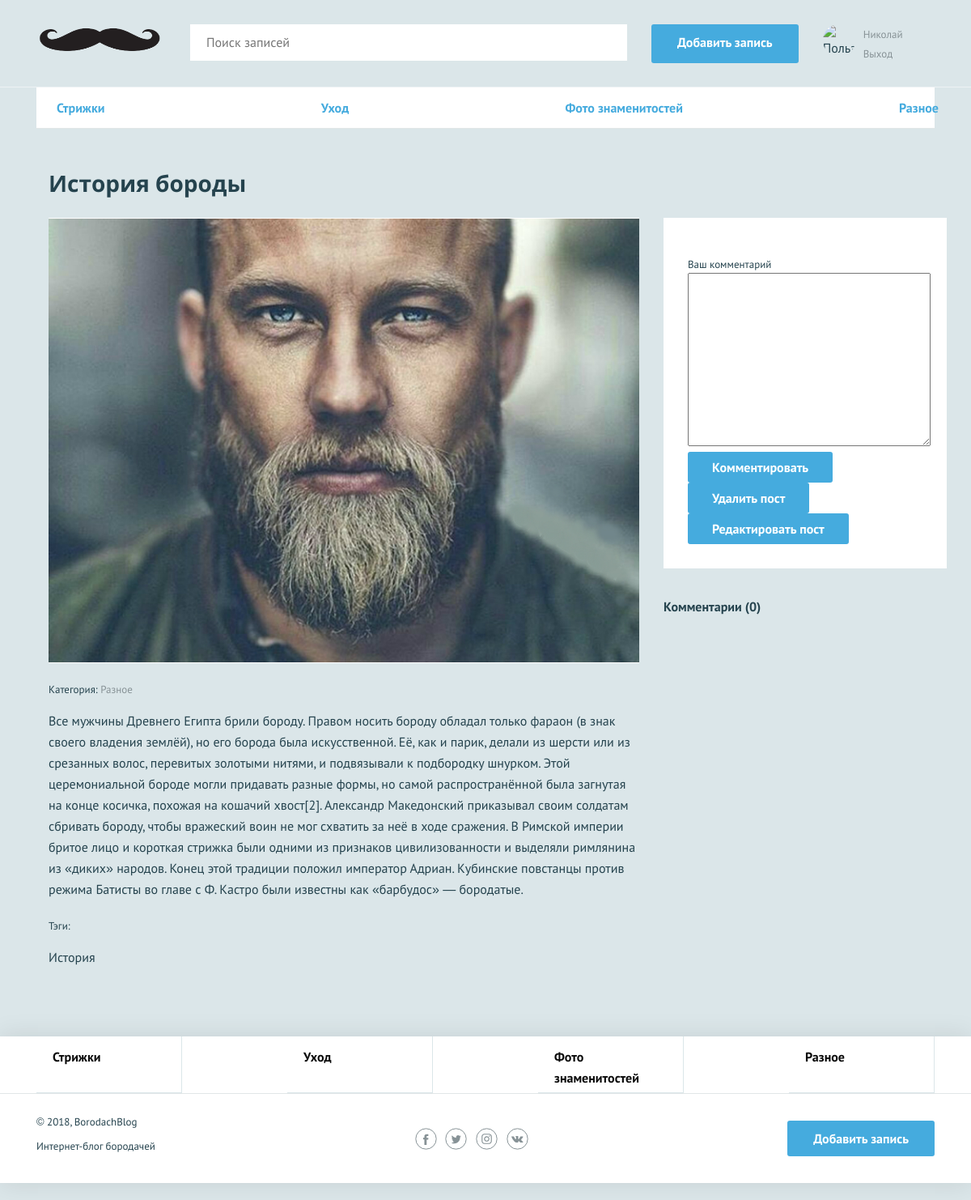
Screenshot of /post.php?id=1 (signed in) with the database file from the repository.
### tables this page shows
CREATE TABLE `categories` (
  `id` int(11) NOT NULL,
  `category_name` text NOT NULL
);

CREATE TABLE `post` (
  `id` int(11) NOT NULL,
  `creation_date` datetime NOT NULL,
  `name` text NOT NULL,
  `description` text NOT NULL,
  `image` text DEFAULT NULL,
  `author_id` int(11) NOT NULL,
  `category_id` int(11) NOT NULL,
  `tag_id` int(11) NOT NULL
);

CREATE TABLE `tags` (
  `id` int(11) NOT NULL,
  `tag_name` text NOT NULL
);

### functions.php (called while the page is built, shortened)
<?php
 function include_template($name, $data) {
    $name = 'templates/' . $name;
    extract($data);
    require_once $name;
    $result = ob_get_clean();
    return $result;
}
function startTheSession() {
    $sesUser = [];
    if (!empty($_SESSION['user'])) {
        $sesUser['username'] = $_SESSION['user']['name'];
        $sesUser['profile_img'] = $_SESSION['user']['profile_img'];
        $sesUser['user_id'] = $_SESSION['user']['id'];
    }
    else {
        $sesUser['username'] = $sesUser['profile_img'] = NULL;
    }
    return $sesUser;
}
?>

### templates/post.php (the view, shortened to what this page needs)
<nav class="nav">
    <ul class="nav__list container">
        <?php foreach ($category_array as $value) { ?>
            <li class="nav__item">
                <a href="#"> <?=$value['category_name']; ?> </a>
            </li>
            <?php
        }
        ?>
    </ul>
</nav>
    <section class="lot-item container">
      <h2><?= htmlspecialchars($post['name']); ?></h2>
      <div class="lot-item__content">
        <div class="lot-item__left">
            <?php if(isset($post['image'])): ?>
          <div class="lot-item__image">
            <img src="<?= htmlspecialchars($post['image']); ?>" width="730" height="548" alt="Сноуборд">
          </div>
            <?php endif; ?>
          <p class="lot-item__category">Категория: <span><?= htmlspecialchars($post['category_name']); ?></span></p>
          <p class="lot-item__description"><?= htmlspecialchars($post['description']); ?></p>
            <p class="lot-item__category">Тэги: <span></span></p>
            <p class="lot-item__description"><?= htmlspecialchars($post['tag_name']); ?></p>
        </div>
        <div class="lot-item__right">
          <div class="lot-item__state">
              <?php if(isset($_SESSION['user'])): ?>
            <form class="lot-item__form" action="../post.php?id=<?=$id;?>" method="post">
                <?php $classname = isset($error['com']) ? "--invalid" : "";?>
              <p class="lot-item__form-item <?=$classname;?>">
                <label for="com">Ваш комментарий</label>
                  <textarea name="com" id="com" cols="33" rows="8"></textarea>
                  <button type="submit" class="button">Комментировать</button>
                  <?php if($post['author_id'] === $_SESSION['user']['id']): ?>
                  <button type="submit" name="del" class="button">Удалить пост</button>
                      <button type="submit" name="edit" class="button">Редактировать пост</button>
                  <?php endif; ?>
              </p>
            </form>
              <?php endif; ?>
          </div>
          <div class="history">
              <?php if (isset($com_query_array)):  ?>
            <h3>Комментарии (<span><?=count($com_query_array);?></span>)</h3>
              <?php endif; ?>
          </div>
        </div>
      </div>
    </section>

### templates/layout.php (shortened to what this page needs)
<!DOCTYPE html>
<html lang="ru">
<head>
    <link href="css/normalize.min.css" rel="stylesheet">
    <link href="css/style.css" rel="stylesheet">
</head>
<body>
<div class="page-wrapper">
    <header class="main-header">
        <div class="main-header__container container">
            <a class="main-header__logo" href="../index.php">
                <img src="img/logo.png" width="160" height="39" alt="Логотип компании YetiCave">
            </a>
            <form class="main-header__search" method="get" action="search.php">
                <input type="search" name="search" placeholder="Поиск записей">
                <input class="main-header__search-btn" type="submit" name="find" value="Найти">
            </form>
            <?php if(isset($_SESSION['user'])): ?>
            <a class="main-header__add-lot button" href="../add.php">Добавить запись</a>
            <?php endif; ?>
            <nav class="user-menu">
                <?php if (isset($username)): ?>
                    <div class="user-menu__image">
                        <img src="<?=$_SESSION['user']['profile_img'];?>" width="40" height="40" alt="Пользователь">
                    </div>
                    <div class="user-menu__logged">
                        <p><a href="#"</a><?=$username ?></p>
                        <a href="logout.php">Выход</a>
                    </div>
                <?php endif; ?>
            </nav>
        </div>
    </header>
    <main class="container"><?= $content; ?></main>
</div>
<footer class="main-footer">
    <nav class="nav">
        <ul class="nav__list container">
            <?php foreach ($category_array as $value) { ?>
                <li class="promo__item promo__item--boards">
                    <a class="promo__link" href="#"> <?=$value['category_name']; ?> </a>
                </li>
                <?php
            }
            ?>
        </ul>
    </nav>
    <div class="main-footer__bottom container">
        <div class="main-footer__copyright">
            <p>© 2018, BorodachBlog</p>
            <p>Интернет-блог бородачей</p>
        </div>
        <div class="main-footer__social social">
            <a class="social__link social__link--facebook" href="#">
            </a>
            <a class="social__link social__link--twitter" href="#">
            </a>
            <a class="social__link social__link--instagram" href="#">
            </a>
            <a class="social__link social__link--vkontakte" href="#">
            </a>
        </div>
        <?php if(isset($_SESSION['user'])): ?>
        <a class="main-footer__add-lot button" href="../add.php">Добавить запись</a>
        <?php endif; ?>
    </div>
</footer>
</body>
</html>

### post.php (shortened to what this page needs)
<?php
require_once ('functions.php');
require_once ('db.php');
$sesUser = startTheSession();
$sql = "SELECT id, category_name FROM categories";
$sql_result = mysqli_query($con, $sql);
$category_array = mysqli_fetch_all($sql_result, MYSQLI_ASSOC);
$sql_post = "SELECT post.id, name, image, category_name FROM post
            JOIN categories ON categories.id = post.category_id
            ORDER BY creation_date DESC";
$sql_post_result = mysqli_query($con, $sql_post);
$posts_array = mysqli_fetch_all($sql_post_result, MYSQLI_ASSOC);
$id = intval($_GET['id']);
$sql_l =    "SELECT post.id, name, image, category_name, description, tag_name, author_id FROM post "
            . "JOIN categories ON categories.id = post.category_id "
            . "JOIN tags ON tags.id = post.tag_id "
            . "WHERE post.id = " .$id;
if ($result = mysqli_query($con, $sql_l)) {
    if (!mysqli_num_rows($result)) {
        http_response_code(404);
    } else {
        $post = mysqli_fetch_array($result, MYSQLI_ASSOC);
    }
}
$com_sql = 'SELECT comments.id,
            comments.date AS date,
            comments.comment AS comment ,
            comments.post_id AS ID,
            comments.user_id,
            users.name AS user_name
            FROM comments
            JOIN users ON comments.user_id = users.id
            WHERE comments.post_id  = "' .$id. '"
            ORDER BY date DESC;';
$com_query_result=mysqli_query($con, $com_sql);
$com_query_array=mysqli_fetch_all($com_query_result, MYSQLI_ASSOC);
$lot_content = include_template ('post.php', [
    'category_array' => $category_array,
    'posts_array' => $posts_array,
    'post' => $post ?? [],
    'id' => $id,
    'error' => $error ?? [],
    'com_query_array' => $com_query_array
]);
$layout_content = include_template ('layout.php', [
    'content' => $lot_content,
    'category_array' => $category_array,
    'username' => $sesUser['username'],
    'profile_img' => $sesUser['profile_img'],
    'title' => 'Botodach - Просмотр записи'
]);
echo $layout_content;
?>

### rows the page displays
categories: category_name "Стрижки"
categories: category_name "Уход"
categories: category_name "Фото знаменитостей"
categories: category_name "Разное"
post: name "История бороды", category.category_name "Разное", description "Все мужчины Древнего Египта брили бороду. Правом носить бороду обладал только фараон (в знак своего владения землёй), но его борода была искусственной. Её, как и парик, делали из шерсти или из срезанных волос, перевитых золотыми нитями, и подвязывали к подбородку шнурком. Этой церемониальной бороде могли придавать разные формы, но самой распространённой была загнутая на конце косичка, похожая на кошачий хвост[2]. Александр Македонский приказывал своим солдатам сбривать бороду, чтобы вражеский воин не мог схватить за неё в ходе сражения. В Римской империи бритое лицо и короткая стрижка были одними из признаков цивилизованности и выделяли римлянина из «диких» народов. Конец этой традиции…", tag.tag_name "История"

### other values shown
$username "Николай"
count($com_query_array) "0"
